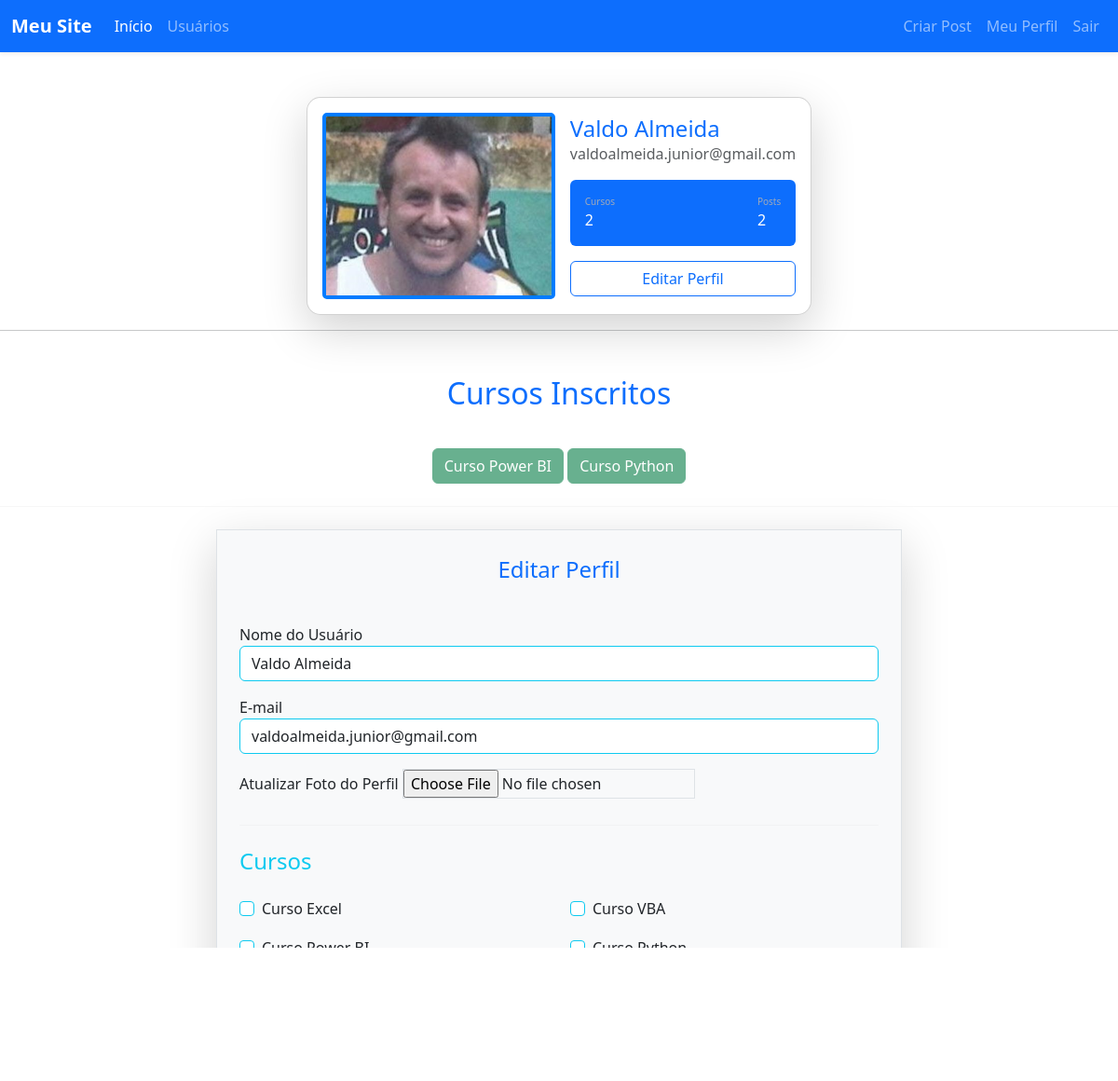
The page /perfil/editar (signed in) on the database its author committed.
### meusite/models.py (models this page shows, shortened)
class Usuario(database.Model, UserMixin):
    id = database.Column(database.Integer, primary_key=True)  # ID do usuário, chave primária
    username = database.Column(database.String, nullable=False)  # Nome de usuário, campo obrigatório
    email = database.Column(database.String, nullable=False, unique=True)  # E-mail do usuário, único e obrigatório
    senha = database.Column(database.String, nullable=False)  # Senha do usuário, obrigatória
    foto_perfil = database.Column(database.String, default='default.jpg', nullable=False)  # Foto de perfil, com valor padrão
    posts = database.relationship('Post', backref='autor_post', lazy=True)  # Relacionamento com o modelo `Post`
    cursos = database.Column(database.String, nullable=False, default='Não Informado')  # Cursos do usuário, com valor padrão
    def contar_posts(self):
        return len(self.posts)

### meusite/routes.py (the view)
@app.route('/perfil/editar', methods=['GET', 'POST'])
@login_required  # Garante que apenas usuários logados possam acessar essa rota
def editar_perfil():
    form = FormEditarPerfil()  # Cria uma instância do formulário de edição de perfil
    if form.validate_on_submit():
        current_user.email = form.email.data
        current_user.username = form.username.data
        if form.foto_perfil.data:
            nome_imagem = salvar_imagem(form.foto_perfil.data)  # Salva a nova imagem no sistema
            current_user.foto_perfil = nome_imagem  # Atualiza o caminho da imagem no banco de dados
        current_user.cursos = atualizar_cursos(form)
        database.session.commit()
        flash("Perfil atualizado com sucesso", 'alert-primary h6 text-center')
        return redirect(url_for('perfil'))
    elif request.method == 'GET':
        form.email.data = current_user.email
        form.username.data = current_user.username
    img_perfil = url_for('static', filename=f'img_perfil/{current_user.foto_perfil}')
    return render_template('editar_perfil.html', img_perfil=img_perfil, form=form)

### meusite/forms.py (shortened to what this page needs)
class FormEditarPerfil(FlaskForm):
    username = StringField("Nome do Usuário", validators=[DataRequired()])
    email = StringField('E-mail', validators=[DataRequired(), Email()])
    foto_perfil = FileField('Atualizar Foto do Perfil', validators=[FileAllowed(['jpg', 'png'])])
    curso_excel = BooleanField("Curso Excel")
    curso_vba = BooleanField("Curso VBA")
    curso_powerbi = BooleanField("Curso Power BI")
    curso_python = BooleanField("Curso Python")
    curso_word = BooleanField("Curso Word")
    curso_sql = BooleanField("Curso SQL")
    submit_btn_editarPerfil = SubmitField('Aplicar')

### meusite/models.py (called while the page is built)
@login_manager.user_loader
def load_usuario(id_usuario):
    return Usuario.query.get(int(id_usuario))  # Retorna o usuário pelo id fornecido

### meusite/templates/editar_perfil.html (shortened to what this page needs)
{% extends 'perfil.html' %}
{% block form_editar_perfil %}
<hr class="my-4" style="border-color: #ddd;">
<div class="container">
    <div class="row justify-content-center">
        <div class="col-md-8">
            <form method="post" action="" class="border p-4 rounded-lg shadow-lg bg-light" enctype="multipart/form-data">
                <legend class="text-center text-primary mb-4">Editar Perfil</legend>
                <fieldset>
                    <div class="form-group mt-3">
                        {{ form.username.label(class='form-control-label') }}
                        {% if form.username.errors %}
                            {{ form.username(class='form-control is-invalid') }}
                            <div class="invalid-feedback">
                                {% for erro in form.username.errors %}
                                    {{ erro }}
                                {% endfor %}
                            </div>
                        {% else %}
                            {{ form.username(class='form-control border border-info') }}
                        {% endif %}
                    </div>
                    <div class="form-group mt-3">
                        {{ form.email.label(class='form-control-label') }}
                        {% if form.email.errors %}
                            {{ form.email(class='form-control is-invalid') }}
                            <div class="invalid-feedback">
                                {% for erro in form.email.errors %}
                                    {{ erro }}
                                {% endfor %}
                            </div>
                        {% else %}
                            {{ form.email(class='form-control border border-info') }}
                        {% endif %}
                    </div>
                    <div class="form-group mt-3">
                        {{ form.foto_perfil.label(class='form-label') }}
                        {{ form.foto_perfil(class="form-control-file border") }}
                    </div>
                    <hr class="my-4" style="border-color: #ddd;">
                    <h4 class="text-info">Cursos</h4>
                    <div class="row">
                        {% for campo in form %}
                            {% if 'curso_' in campo.name %}
                                <div class="col-md-6">
                                    <div class="form-group mt-3 form-check">
                                        {{ campo(class='form-check-input border border-info') }}
                                        {{ campo.label(class='form-check-label') }}
                                    </div>
                                </div>
                            {% endif %}
                        {% endfor %}
                    </div>
                </fieldset>
                <div class="text-center">
                    {{ form.submit_btn_editarPerfil(class='btn btn-outline-primary mt-4 w-100') }}
                </div>
            </form>
        </div>
    </div>
</div>
{% endblock %}

### meusite/templates/perfil.html
{% extends 'base.html' %}
{% block body %}
<div class="container mt-5 d-flex justify-content-center">
    <div class="card p-3 shadow-lg" style="width: auto; border-radius: 15px;">
        <div class="d-flex align-items-center">
            <div class="image pe-3">
                <img src="{{ img_perfil }}"
                     style="width: 250px; height: 200px; object-fit: cover; border: 4px solid #007bff; border-radius: 5px;">
            </div>
            <div class="ml-3 w-100">
                <h4 class="mb-0 mt-0 text-primary">{{ current_user.username }}</h4>
                <span class="text-muted">{{ current_user.email }}</span>
                <div class="p-3 mt-3 bg-primary d-flex justify-content-between rounded text-white stats">
                    {% if 'Não Informado' in current_user.cursos %}
                        <div class="d-flex flex-column">
                            <span class="articles">Cursos</span>
                            <span class="number1">0</span>
                        </div>
                    {% else %}
                        <div class="d-flex flex-column">
                            <span class="articles">Cursos</span>
                            <span class="number1">{{ current_user.cursos.count(';') + 1 }}</span>
                        </div>
                    {% endif %}
                    <div class="d-flex flex-column">
                        <span class="rating">Posts</span>
                        <span class="number3">{{ current_user.contar_posts()}}</span>
                    </div>
                </div>
                <div class="button mt-3">
                    <a href="{{ url_for('editar_perfil') }}">
                        <button class="btn btn-outline-primary w-100">Editar Perfil</button>
                    </a>
                </div>
            </div>
        </div>
    </div>
</div>
<hr>
<div class="row justify-content-center mt-5">
    <div class="col-12 col-md-6 text-center">
        <h2 class="text-primary">Cursos Inscritos</h2>
        <br>
        {% for curso in current_user.cursos.split(';') %}
            <button type="button" class="btn btn-success mt-2" disabled>{{ curso }}</button>
        {% endfor %}
    </div>
</div>
{% block form_editar_perfil %}
{% endblock %}
{% endblock %}

### meusite/static/main.css (style rules this page uses)
.card { width: 400px; border: none; border-radius: 10px; background-color: #fff }
.stats { background: #f2f5f8 !important; color: #000 !important }
.articles { font-size: 10px; color: #a1aab9 }
.number1 { font-weight: 500 }
.rating { font-size: 10px; color: #a1aab9 }
.number3 { font-weight: 500 }

### rows shown on the page
Usuario: username "Valdo Almeida", email "valdoalmeida.junior@gmail.com", cursos "2"

### other values the page prints
{{ current_user.contar_posts() }} "2"
{{ curso }} "Curso Power BI" "Curso Python"
{{ campo.label(class='form-check-label') }} "Curso Excel" "Curso VBA" "Curso Power BI" "Curso Python"
